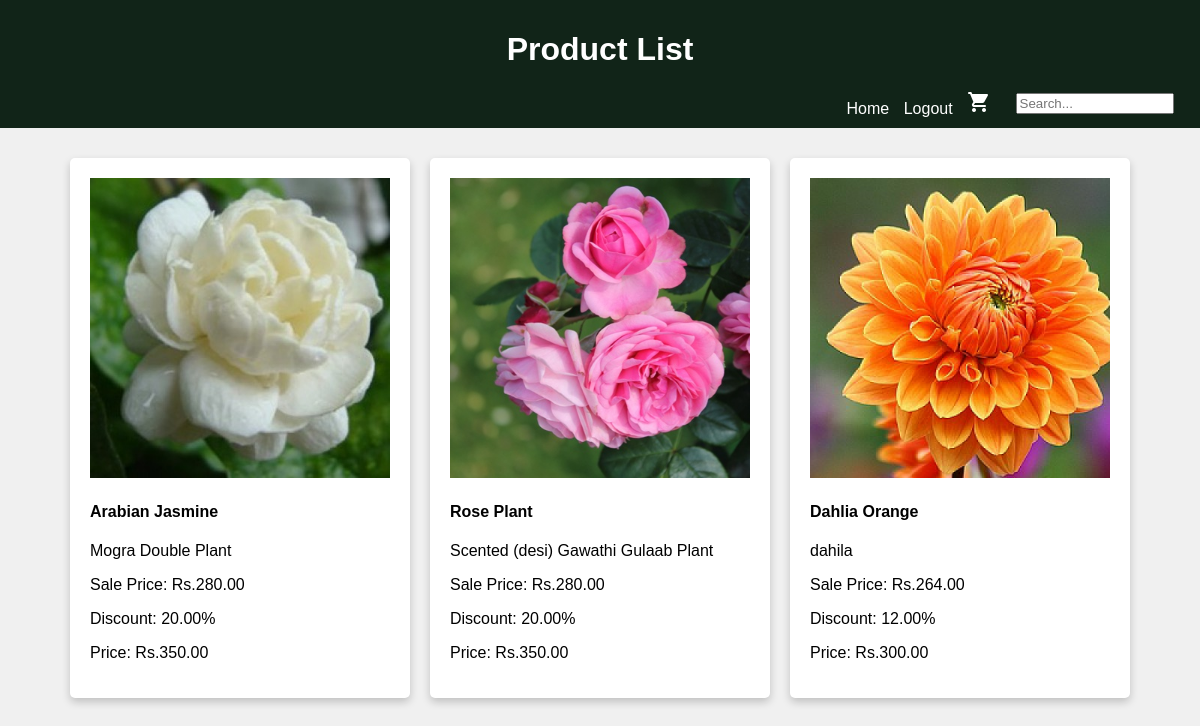
/plants/, run on an earlier commit of the app's database.
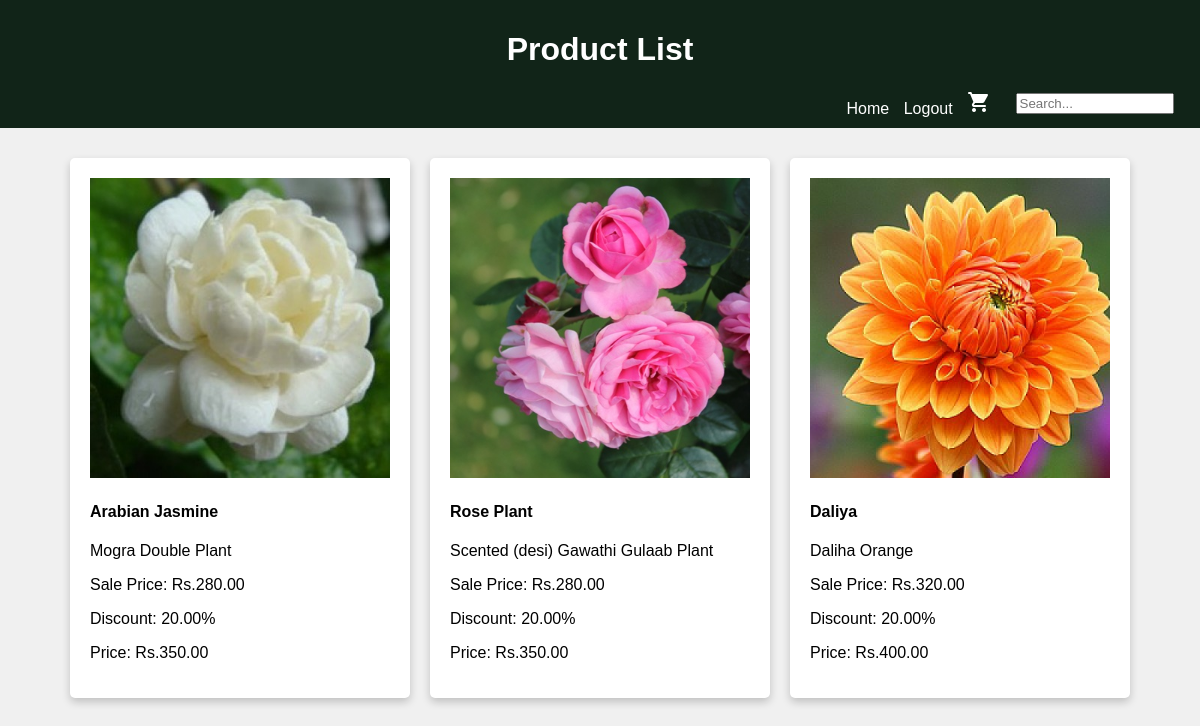
And on a later commit of the database.
### appplant/models.py (models this page shows, shortened)
class Product(models.Model):
    product_id = models.AutoField(primary_key=True)
    product_name = models.CharField(max_length=255)
    category = models.CharField(max_length=100)
    subcategory = models.CharField(max_length=100)
    quantity = models.PositiveIntegerField()
    description = models.TextField()
    price = models.DecimalField(max_digits=10, decimal_places=2)
    discount = models.DecimalField(max_digits=5, decimal_places=2, default= 0.0)
    sale_price = models.DecimalField(max_digits=10, decimal_places=2, editable=False)
    status = models.CharField(max_length=20, choices=(("active", "Active"), ("inactive", "Inactive")))
    product_image = models.ImageField(upload_to='product_images/')

### appplant/views.py (the view)
# urls.py: path('plants/',views.product_grid,name="plants"),
def product_grid(request):
    products = Product.objects.all()  # Fetch all products
    return render(request, 'plants.html', {'products': products})

### templates/plants.html (shortened to what this page needs)
{% load static %}
<!DOCTYPE html>
<html lang="en">
<head>
</head>
<body>
    <header>
        <h1>Product List</h1>
        <nav>
            <ul class="header-menu">
                <li><a href="{% url 'home' %}"> Home</a></li>
                <li><a href="{% url 'index' %}"> Logout</a></li>
                <li><a href="{% url 'index' %}"><img src="{% static 'images/cart3.png' %}" alt="Cart" class="Cart-icon" style="margin-right: 10px;"></a></li>
                <li>
                    <div class="search-bar">
                        <input type="text" placeholder="Search...">
                        <button type="submit"></button>
                    </div>
                </li>
            </ul>
        </nav>
    </header>
    <div class="product-container">
        {% for product in products %}
         <div class="col-md-3">
            <div class="product-card">
                  <a href="{% url 'product_details' product.product_id %}">
                  <img src="{{ product.product_image.url }}" alt="{{ product.product_name }}"></a>
                  <h4>{{ product.product_name }}</h4>
                  <p>{{ product.description }}</p>
                  <p>Sale Price: Rs.{{ product.sale_price }}</p>
                  <p>Discount: {{ product.discount }}%</p>
                  <p>Price: Rs.{{ product.price }}</p>
            </div>
         </div>
         {% endfor %}
    </div>
</body>
</html>

What changed in the data, as far as the page shows it:
removed Product: product_image (picture), product_name "Dahlia Orange", description "dahila", sale_price "264.00", discount "12.00", price "300.00"
added Product: product_image (picture), product_name "Daliya", description "Daliha Orange", sale_price "320.00", discount "20.00", price "400.00"
